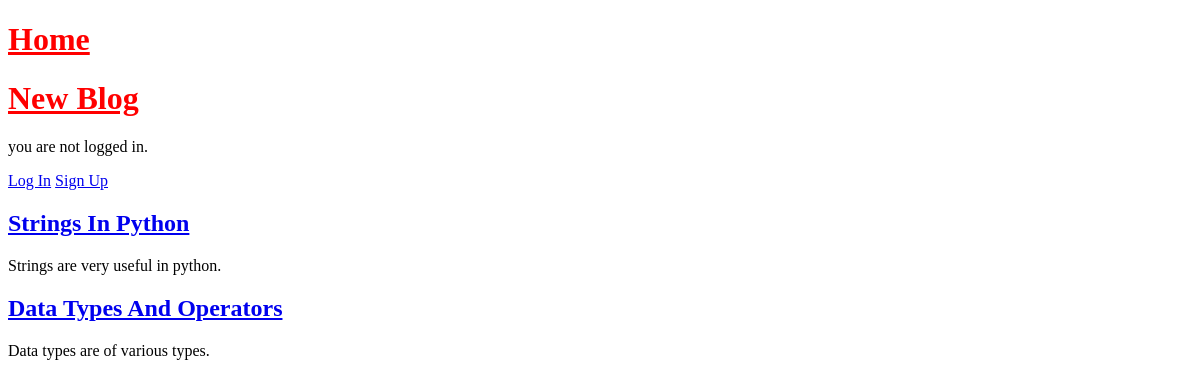
Before: / with the older database file.
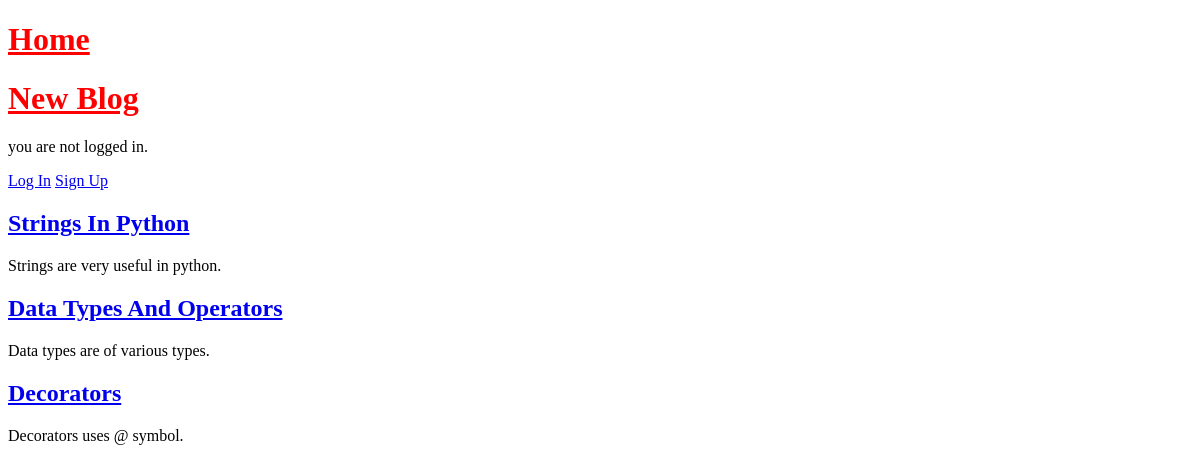
After: the same page with the newer database file.
### blogging/models.py (models this page shows, shortened)
class Post(models.Model):
    title=models.CharField(max_length=200)
    author=models.ForeignKey('auth.User',on_delete=models.CASCADE)
    body=models.TextField()

### blogging/views.py (the view)
# urls.py: path('',BlogListView.as_view(),name='home'),
class BlogListView(ListView):
    model=Post
    template_name='home.html'

### templates/home.html (shortened to what this page needs)
{% extends 'base.html' %}
    {% block content %}
      {% for post in object_list %}
        <h2><a href="{% url 'post_detail' post.pk %}">{{ post.title }}</a></h2>
        <p>{{ post.body }}</p>
      {% endfor %}
    {% endblock content %}

### templates/base.html (shortened to what this page needs)
{% load static %}
<!DOCTYPE html>
<html lang="en" dir="ltr">
  <head>
    <link rel="stylesheet" href="static/css/base.css">
  </head>
  <body>
    <header>
      <div class="nav-left">
        <h1><a href="{% url 'home' %}">Home</a></h1>
      </div>
      <div class="div-right">
          <h1><a href="{% url 'post_new' %}">New Blog</a></h1>
      </div>
    </header>
    {% if user.is_authenticated %}
      <p>Hi {{ user.username }}!</p>
      <p><a href="{% url 'logout' %}">Log Out</a></p>
    {% else %}
      <p>you are not logged in.</p>
      <a href="{% url 'login' %}">Log In</a>
      <a href="{% url 'signup' %}">Sign Up</a>
    {% endif %}
    <div class="">
      {% block content %}
      {% endblock content %}
    </div>
  </body>
</html>

### static/css/base.css (style rules this page uses)
header h1 a { color: red; }

Changed rows visible on the page:
added Post: title "Decorators", body "Decorators uses @ symbol."
